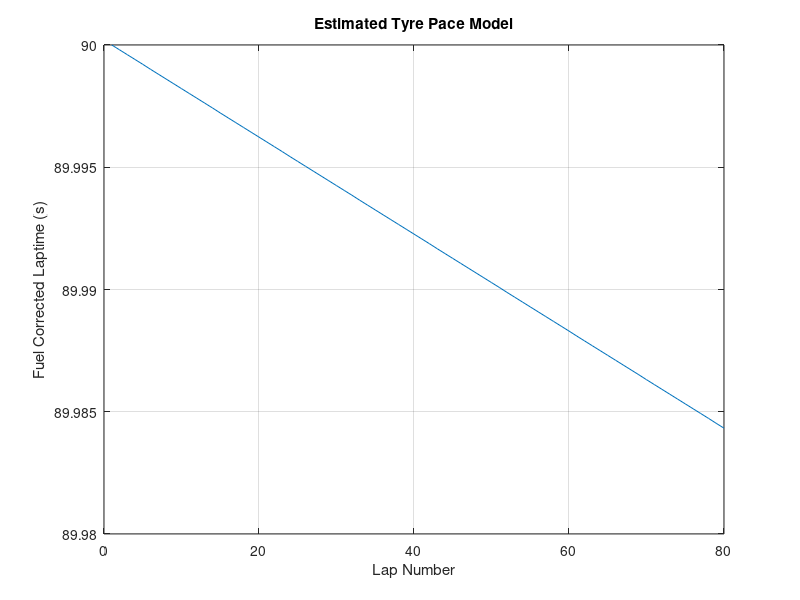
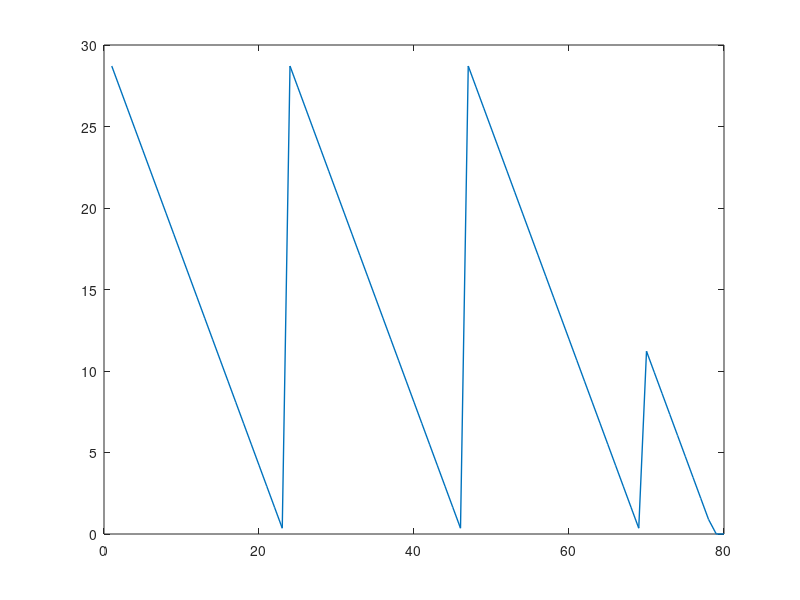

MATLAB code for these plots, in order: (Note: this script raises an error after producing the figures.)
%% Race Strategy Modelling for Mini-Endurance Races (2-3 Hours)

% Anglesey coastal circuit length = 1.550 Miles

totalLapNumber = 80; % laps estimated for Anglesey Endurance round (2hours)
lapNumber = 1:totalLapNumber;

%% Refuelling Stops Required

fuelTankVolume = 30; % L fuel tank size
fuelDensity = 0.75; % kg/l
fuelTankMass_kg = fuelTankVolume .* fuelDensity;  % kg
engineConsumption = 29; % kg/h

raceDuration = 2; % hours
raceDuration_sec = raceDuration*60*60; % seconds

totalFuelRequired_kg = engineConsumption * raceDuration; % kg
totalFuelRequired_l = totalFuelRequired_kg / fuelDensity; % litres

estimatedRefuelsRequired = totalFuelRequired_l / fuelTankVolume;

%% Fuel-Burn Laptime Correction

initialLaptime = 90;   %seconds

timePerKg = 0.035;   % seconds of laptime gain per kg fuel used
fuelBurnPerLap_kg = (totalFuelRequired_l / raceDuration_sec) .* initialLaptime; % kg/lap Fuel burn per lap approximation
fuelBurnPerLap_l = fuelBurnPerLap_kg / fuelDensity; % litres

fuelCorrectionFactor = fuelBurnPerLap_kg .* timePerKg;  % seconds/lap

fuelLapCorrections = fuelCorrectionFactor .* (lapNumber-1);

fullTankBurnTime_sec = (fuelTankVolume / (engineConsumption/fuelDensity))*(60*60); % seconds to burn full tank of fuel

%% Tyre Wear Forecast

trackLength = 1.550; % Miles
tyreWearPerMile = 0.0217; % s/mile
tyreWearFactor = tyreWearPerMile .* trackLength;  %seconds/lap

tyreAge = 1:totalLapNumber; %laps

%% Laptime Forecast

tyreDegModelLaptime = initialLaptime + (tyreWearFactor .* (tyreAge-1)) - fuelLapCorrections(lapNumber);

%% Pitstop Duration

refuelRate = 3; %L/s
fullTankFillTime = fuelTankVolume/refuelRate; %time for full refuel while stationary from empty

tyreChangeTime = 40; %s time cost while stationary changing tyres

pitLaneTime = 15; %s time cost in driving through pits

%% Plot Laptime Progression due to Tyre Wear and Fuel Burn

% Visualising the laptime dropoff under the assumption of no pitstops,
% refuelling or tyre changes.

plot(lapNumber,tyreDegModelLaptime)
xlabel("Lap Number")
ylabel("Fuel Corrected Laptime (s)")
xlim([0 totalLapNumber])
% ylim([initialLaptime max(predictedLaptime)])
title("Estimated Tyre Pace Model")
grid on

%% Monitor Fuel Remaining in Tank

% fuelRemaining_l = fuelTankVolume - (fuelBurnPerLap_kg / fuelDensity) .* lapNumber;

% If fuel remaining in tank < fuel required to complete a lap: pitstop (refuelling)
% If pitstop (refuelling only), then laptime for that lap is + refuel time and pitlane time.
% If pitstop (refuelling+tyres), then laptime for that lap is + tyre change time and pitlane time.

lapTime = zeros(1,totalLapNumber);

fuelRemaining_l = zeros(1,totalLapNumber);
numberOfPitstops = 0;
finalRefuel = 0;

for i = 1:totalLapNumber
    if i == 1
        fuelRemaining_l(i) = fuelTankVolume - fuelBurnPerLap_l;
    elseif i~=1 && fuelRemaining_l(i-1) >= fuelBurnPerLap_l
        fuelRemaining_l(i) = fuelRemaining_l(i-1) - fuelBurnPerLap_l;
    end
    lapTime(i) = lapTime(i) + initialLaptime + (tyreWearFactor .* (tyreAge(i)-1)) - ((fuelTankVolume - fuelRemaining_l(i)) .* fuelDensity .* timePerKg);
    raceTimeRemaining = raceDuration_sec - cumsum(lapTime);
    if fuelRemaining_l(i) < fuelBurnPerLap_l
        if (raceTimeRemaining(i) >= fullTankBurnTime_sec) && (i ~= totalLapNumber)
            numberOfPitstops = numberOfPitstops + 1;
            fuelRemaining_l(i+1) = fuelTankVolume - fuelBurnPerLap_l;
            lapTime(i+1) = pitLaneTime + (fuelTankVolume-fuelRemaining_l(i))/refuelRate;
        elseif (raceTimeRemaining(i) < fullTankBurnTime_sec) & (finalRefuel ~= 1)
            % Only fill to required amount to finish the race
            finalRefuel = 1;
            numberOfPitstops = numberOfPitstops + 1;
            finalStintFuelVolume = ((engineConsumption/fuelDensity)/(60*60)) .* raceTimeRemaining(i-3);
            fuelRemaining_l(i+1) = finalStintFuelVolume - fuelBurnPerLap_l;
            lapTime(i+1) = pitLaneTime + (finalStintFuelVolume-fuelRemaining_l(i))/refuelRate;
        end
    end
end

% Consider only refuelling for the final time the right amount to finish
% the race, given the known engine consumption, and time remaining in the
% event.

% Time remaining = race duration - cumulative sum of laptimes
% Fuel required to complete final stint = (consumption (kg/h) / density
% (kg/l)) * time remaining

% if lapTime(i) > raceTimeRemaining(i-1) then final lap is i

%% Sum Laptimes to Find Actual Laps Completed in Race Duration

cumulativeRaceTime = cumsum(lapTime);
lapsComplete = 0;

for i = 1:length(cumulativeRaceTime)
    if lapsComplete == 0
        if cumulativeRaceTime(i) > raceDuration_sec
            lapsComplete = i;
        end
    end
end

%% Plot Fuel Level

figure(2)
plot(lapNumber, fuelRemaining_l,"LineWidth",1)
hold on
xline(lapsComplete,"LineWidth",1)
xlabel('Lap Number')
ylabel('Fuel Remaining in Tank (Litres)')
xlim([1,totalLapNumber])
title('Full Race Distance Fuel Quantity')
grid on
hold off

%% Plot Laptimes

figure(3)
plot(lapNumber, lapTime,"LineWidth",1)
hold on
xline(lapsComplete,"LineWidth",1)
xlabel('Lap Number')
ylabel('Laptimes (s)')
xlim([1,totalLapNumber])
xticks(0:5:105)
%yticks(105:2.5:120)
title('Full Race Laptimes')
grid on
hold off

%% Gapper Plot with Calcs to Reference Average Laptime

lapTimesCompleted = lapTime(1:lapsComplete);
isoAvgLapTime = cumulativeRaceTime(lapsComplete)/lapsComplete;

isoPace = cumsum(ones(1, length(lapTimesCompleted)) .* isoAvgLapTime);
isoPaceDelta = cumulativeRaceTime(1:lapsComplete) - isoPace;

figure(4)
plot(1:lapsComplete,isoPaceDelta,"LineWidth",1)
title('Endurance Race Laptime Delta to Reference Average Laptime')
xlabel('Lap Number')
ylabel('Delta to Average (s)')
grid on
xlim([1,lapsComplete])